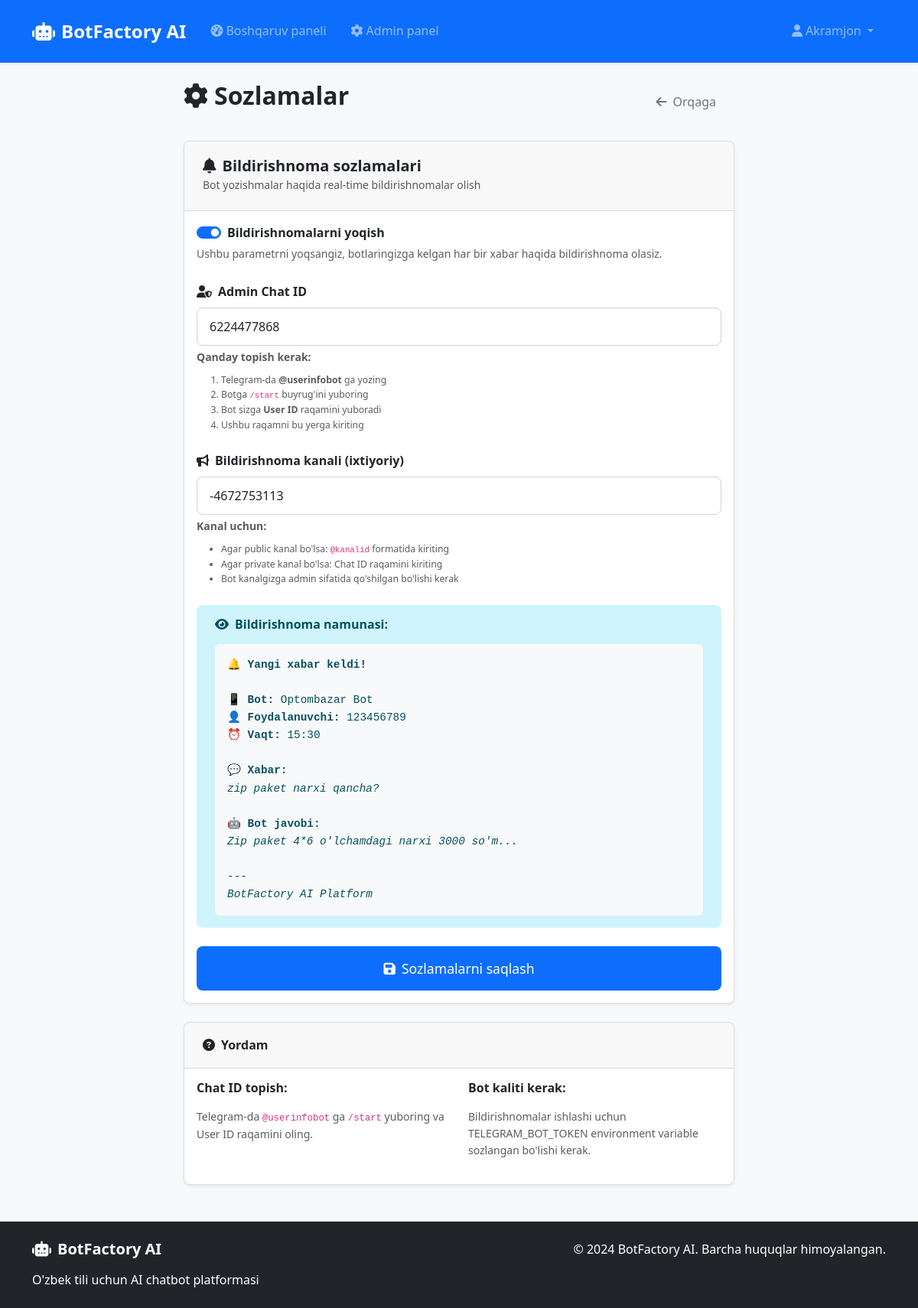
/settings (signed in), run on the app's committed database.
### models.py (models this page shows, shortened)
class User(UserMixin, db.Model):
    id = db.Column(db.Integer, primary_key=True)
    username = db.Column(db.String(64), unique=True, nullable=False)
    email = db.Column(db.String(120), unique=True, nullable=False)
    password_hash = db.Column(db.String(256), nullable=False)
    language = db.Column(db.String(2), default='uz')  # uz/ru/en
    subscription_type = db.Column(db.String(20), default='free')  # free/basic/premium/admin
    subscription_end_date = db.Column(db.DateTime)
    is_admin = db.Column(db.Boolean, default=False)
    _is_active = db.Column('is_active', db.Boolean, default=True)
    created_at = db.Column(db.DateTime, default=datetime.utcnow)
    telegram_id = db.Column(db.String(50), unique=True)
    instagram_id = db.Column(db.String(50), unique=True)
    whatsapp_number = db.Column(db.String(20), unique=True)
    phone_number = db.Column(db.String(20))
    admin_chat_id = db.Column(db.String(50))  # Admin telegram chat ID for notifications
    notification_channel = db.Column(db.String(100))  # Telegram channel for notifications
    notifications_enabled = db.Column(db.Boolean, default=False)
    bots = db.relationship('Bot', backref='owner', lazy=True, cascade='all, delete-orphan')
    payments = db.relationship('Payment', backref='user', lazy=True)
    @property
    def is_active(self):
        return self._is_active
    @is_active.setter
    def is_active(self, value):
        """Allow setting is_active"""
        self._is_active = value

### routes.py (the view)
@main_bp.route('/settings')
@login_required
def settings():
    return render_template('settings.html')

### app.py (called while the page is built)
@app.after_request
def after_request(response):
    response.headers["Cache-Control"] = "no-cache, no-store, must-revalidate"
    response.headers["Pragma"] = "no-cache"
    response.headers["Expires"] = "0"
    return response

@login_manager.user_loader
def load_user(user_id):
    from models import User
    return User.query.get(int(user_id))

### templates/settings.html (shortened to what this page needs)
{% extends "base.html" %}
{% block content %}
<div class="container mt-4">
    <div class="row">
        <div class="col-lg-8 mx-auto">
            <div class="d-flex justify-content-between align-items-center mb-4">
                <h2><i class="fas fa-cog me-2"></i>Sozlamalar</h2>
                <a href="{{ url_for('main.dashboard') }}" class="btn btn-outline-secondary">
                    <i class="fas fa-arrow-left me-2"></i>Orqaga
                </a>
            </div>
            <div class="card mb-4">
                <div class="card-header">
                    <h5 class="mb-0">
                        <i class="fas fa-bell me-2"></i>Bildirishnoma sozlamalari
                    </h5>
                    <small class="text-muted">
                        Bot yozishmalar haqida real-time bildirishnomalar olish
                    </small>
                </div>
                <div class="card-body">
                    <form method="POST" action="{{ url_for('main.update_notification_settings') }}">
                        <div class="mb-4">
                            <div class="form-check form-switch">
                                <input class="form-check-input" type="checkbox" id="notifications_enabled"
                                       name="notifications_enabled"
                                       {% if current_user.notifications_enabled %}checked{% endif %}>
                                <label class="form-check-label" for="notifications_enabled">
                                    <strong>Bildirishnomalarni yoqish</strong>
                                </label>
                            </div>
                            <small class="text-muted">
                                Ushbu parametrni yoqsangiz, botlaringizga kelgan har bir xabar haqida bildirishnoma olasiz.
                            </small>
                        </div>
                        <div class="mb-4">
                            <label for="admin_chat_id" class="form-label">
                                <i class="fas fa-user-shield me-2"></i>Admin Chat ID
                            </label>
                            <input type="text" class="form-control" id="admin_chat_id" name="admin_chat_id"
                                   value="{{ current_user.admin_chat_id or '' }}"
                                   placeholder="masalan: 123456789">
                            <div class="form-text">
                                <strong>Qanday topish kerak:</strong>
                                <ol class="small mt-2 mb-0">
                                    <li>Telegram-da <strong>@userinfobot</strong> ga yozing</li>
                                    <li>Botga <code>/start</code> buyrug'ini yuboring</li>
                                    <li>Bot sizga <strong>User ID</strong> raqamini yuboradi</li>
                                    <li>Ushbu raqamni bu yerga kiriting</li>
                                </ol>
                            </div>
                        </div>
                        <div class="mb-4">
                            <label for="notification_channel" class="form-label">
                                <i class="fas fa-bullhorn me-2"></i>Bildirishnoma kanali (ixtiyoriy)
                            </label>
                            <input type="text" class="form-control" id="notification_channel" name="notification_channel"
                                   value="{{ current_user.notification_channel or '' }}"
                                   placeholder="masalan: @mychannel yoki -1001234567890">
                            <div class="form-text">
                                <strong>Kanal uchun:</strong>
                                <ul class="small mt-2 mb-0">
                                    <li>Agar public kanal bo'lsa: <code>@kanalid</code> formatida kiriting</li>
                                    <li>Agar private kanal bo'lsa: Chat ID raqamini kiriting</li>
                                    <li>Bot kanalgizga admin sifatida qo'shilgan bo'lishi kerak</li>
                                </ul>
                            </div>
                        </div>
                        <div class="alert alert-info mb-4">
                            <h6><i class="fas fa-eye me-2"></i>Bildirishnoma namunasi:</h6>
                            <div class="bg-light p-3 rounded mt-2" style="font-family: monospace; font-size: 0.9em;">
                                🔔 <strong>Yangi xabar keldi!</strong><br><br>
                                📱 <strong>Bot:</strong> Optombazar Bot<br>
                                👤 <strong>Foydalanuvchi:</strong> 123456789<br>
                                ⏰ <strong>Vaqt:</strong> 15:30<br><br>
                                💬 <strong>Xabar:</strong><br>
                                <em>zip paket narxi qancha?</em><br><br>
                                🤖 <strong>Bot javobi:</strong><br>
                                <em>Zip paket 4*6 o'lchamdagi narxi 3000 so'm...</em><br><br>
                                ---<br>
                                <em>BotFactory AI Platform</em>
                            </div>
                        </div>
                        <div class="d-grid">
                            <button type="submit" class="btn btn-primary btn-lg">
                                <i class="fas fa-save me-2"></i>Sozlamalarni saqlash
                            </button>
                        </div>
                    </form>
                </div>
            </div>
            <div class="card">
                <div class="card-header">
                    <h6 class="mb-0">
                        <i class="fas fa-question-circle me-2"></i>Yordam
                    </h6>
                </div>
                <div class="card-body">
                    <div class="row">
                        <div class="col-md-6">
                            <h6>Chat ID topish:</h6>
                            <p class="small text-muted">
                                Telegram-da <code>@userinfobot</code> ga <code>/start</code> yuboring va
                                User ID raqamini oling.
                            </p>
                        </div>
                        <div class="col-md-6">
                            <h6>Bot kaliti kerak:</h6>
                            <p class="small text-muted">
                                Bildirishnomalar ishlashi uchun TELEGRAM_BOT_TOKEN
                                environment variable sozlangan bo'lishi kerak.
                            </p>
                        </div>
                    </div>
                </div>
            </div>
        </div>
    </div>
</div>
{% endblock %}

### templates/base.html (shortened to what this page needs)
<!DOCTYPE html>
<html lang="uz">
<head>
    <link href="https://cdn.jsdelivr.net/npm/bootstrap@5.3.0/dist/css/bootstrap.min.css" rel="stylesheet">
    <link href="https://cdnjs.cloudflare.com/ajax/libs/font-awesome/6.4.0/css/all.min.css" rel="stylesheet">
    <link href="{{ url_for('static', filename='css/style.css') }}?v=2024030312" rel="stylesheet">
</head>
<body>
    <nav class="navbar navbar-expand-lg navbar-dark bg-primary">
        <div class="container">
            <a class="navbar-brand" href="{{ url_for('main.index') }}">
                <i class="fas fa-robot me-2"></i>BotFactory AI
            </a>
            <div class="collapse navbar-collapse" id="navbarNav">
                <ul class="navbar-nav me-auto">
                    {% if current_user.is_authenticated %}
                        <li class="nav-item">
                            <a class="nav-link" href="{{ url_for('main.dashboard') }}">
                                <i class="fas fa-tachometer-alt me-1"></i>Boshqaruv paneli
                            </a>
                        </li>
                        {% if current_user.is_admin %}
                        <li class="nav-item">
                            <a class="nav-link" href="{{ url_for('main.admin') }}">
                                <i class="fas fa-cog me-1"></i>Admin panel
                            </a>
                        </li>
                        {% endif %}
                    {% endif %}
                </ul>
                <ul class="navbar-nav">
                    {% if current_user.is_authenticated %}
                        <li class="nav-item dropdown">
                            <a class="nav-link dropdown-toggle" href="#" role="button" data-bs-toggle="dropdown">
                                <i class="fas fa-user me-1"></i>{{ current_user.username }}
                            </a>
                        </li>
                    {% endif %}
                </ul>
            </div>
        </div>
    </nav>
    <main class="container my-4">
        {% block content %}{% endblock %}
    </main>
    <footer class="bg-dark text-white py-4 mt-5">
        <div class="container">
            <div class="row">
                <div class="col-md-6">
                    <h5><i class="fas fa-robot me-2"></i>BotFactory AI</h5>
                    <p class="mb-0">O'zbek tili uchun AI chatbot platformasi</p>
                </div>
                <div class="col-md-6 text-md-end">
                    <p class="mb-0">&copy; 2024 BotFactory AI. Barcha huquqlar himoyalangan.</p>
                </div>
            </div>
        </div>
    </footer>
</body>
</html>

### static/css/style.css (style rules this page uses)
:root { --primary-color: #0d6efd; --secondary-color: #6c757d; --success-color: #198754; --warning-color: #ffc107; --danger-color: #dc3545; --info-color: #0dcaf0; --dark-color: #212529; --light-color: #f8f9fa; --gradient-primary: linear-gradient(135deg, #667eea 0%, #764ba2 100%); --gradient-success: linear-gradient(135deg, #4facfe 0%, #00f2fe 100%); --gradient-warning: linear-gradient(135deg, #fa709a 0%, #fee140 100%); --border-radius: 0.5rem; --box-shadow: 0 0.125rem 0.25rem rgba(0, 0, 0, 0.075); --box-shadow-lg: 0 1rem 3rem rgba(0, 0, 0, 0.175); }
body { font-family: 'Segoe UI', Tahoma, Geneva, Verdana, sans-serif; line-height: 1.6; background-color: #f8f9fa; }
h1, h2, h3, h4, h5, h6 { font-weight: 600; margin-bottom: 1rem; }
.btn { border-radius: var(--border-radius); font-weight: 500; padding: 0.75rem 1.5rem; transition: all 0.3s ease; border: none; text-decoration: none; }
.btn-lg { padding: 1rem 2rem; font-size: 1.1rem; }
.card { border-radius: var(--border-radius); box-shadow: var(--box-shadow); border: 1px solid rgba(0, 0, 0, 0.125); transition: all 0.3s ease; }
.card-header { border-radius: var(--border-radius) var(--border-radius) 0 0 !important; border-bottom: 1px solid rgba(0, 0, 0, 0.125); padding: 1.25rem 1.5rem; }
.navbar { box-shadow: var(--box-shadow); padding: 1rem 0; }
.navbar-brand { font-weight: 700; font-size: 1.5rem; }
.nav-link { font-weight: 500; padding: 0.75rem 1rem !important; border-radius: var(--border-radius); transition: all 0.3s ease; }
.form-control, .form-select { border-radius: var(--border-radius); border: 1px solid #ced4da; padding: 0.75rem 1rem; transition: all 0.3s ease; }
.form-label { font-weight: 600; margin-bottom: 0.5rem; color: var(--dark-color); }
.alert { border-radius: var(--border-radius); border: none; padding: 1rem 1.5rem; margin-bottom: 1.5rem; }
footer { background-color: var(--dark-color) !important; margin-top: 3rem; }
.fade-in-up { animation: fadeInUp 0.6s ease-out; }

### data on the page
User: username "Akramjon", notifications_enabled "☑", admin_chat_id "6224477868", notification_channel "-4672753113"
